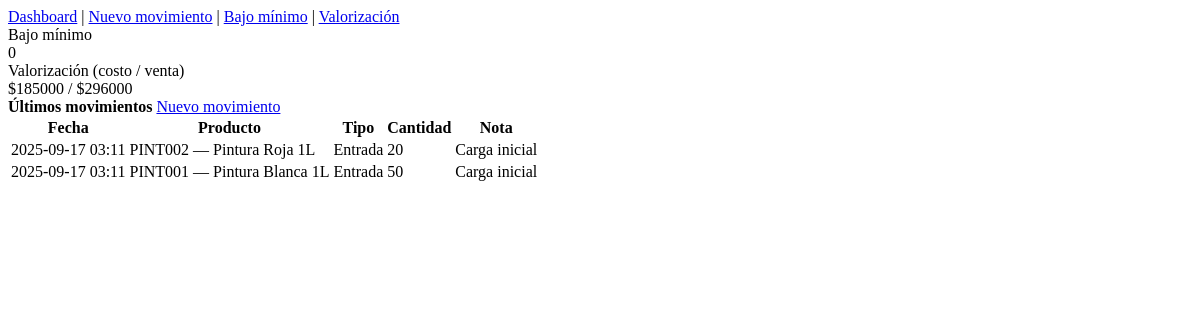
Before: / with the older database file.
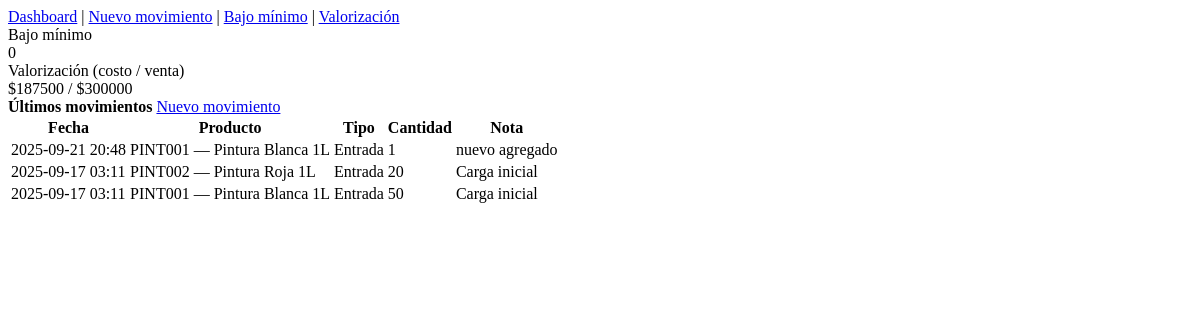
After: the same page with the newer database file.
### models.py (models this page shows, shortened)
class Movement(db.Model):
    __tablename__ = 'movements'
    id = db.Column(db.Integer, primary_key=True)
    product_id = db.Column(db.Integer, db.ForeignKey('products.id'), nullable=False)
    kind = db.Column(db.String(10), nullable=False) # 'IN' o 'OUT'
    quantity = db.Column(db.Integer, nullable=False)
    note = db.Column(db.String(200))
    created_at = db.Column(db.DateTime, default=datetime.utcnow)
    product = db.relationship('Product', backref='movements', lazy=True)

class Product(db.Model):
    __tablename__ = 'products'
    id = db.Column(db.Integer, primary_key=True)
    sku = db.Column(db.String(50), unique=True, nullable=False)
    name = db.Column(db.String(150), nullable=False)
    category = db.Column(db.String(100))
    description = db.Column(db.Text)
    cost_price = db.Column(db.Float, default=0.0)
    sale_price = db.Column(db.Float, default=0.0)
    stock = db.Column(db.Integer, default=0)
    min_stock = db.Column(db.Integer, default=0)
    supplier_id = db.Column(db.Integer, db.ForeignKey('suppliers.id'))
    created_at = db.Column(db.DateTime, default=datetime.utcnow)

### app.py (the view)
@app.route('/')
def index():
    valuation_cost = db.session.query(db.func.sum(Product.stock * Product.cost_price)).scalar() or 0
    valuation_sale = db.session.query(db.func.sum(Product.stock * Product.sale_price)).scalar() or 0
    low_stock = Product.query.filter(Product.stock <= Product.min_stock).count()
    total_products = Product.query.count()
    total_stock = db.session.query(db.func.sum(Product.stock)).scalar() or 0
    last_movs = Movement.query.order_by(Movement.created_at.desc()).limit(10).all()
    return render_template(
        'dashboard.html',
        valuation_cost=valuation_cost,
        valuation_sale=valuation_sale,
        low_stock=low_stock,
        total_products=total_products,
        total_stock=total_stock,
        last_movs=last_movs
    )

### templates/dashboard.html (shortened to what this page needs)
{% extends 'base.html' %}
{% block content %}
  <div class="row">
    <div class="col-md-3">
      <div class="card shadow-sm">
        <div class="card-body">
          <div class="text-muted">Bajo mínimo</div>
          <div class="h3">{{ low_stock }}</div>
        </div>
      </div>
    </div>
    <div class="col-md-3">
      <div class="card shadow-sm">
        <div class="card-body">
          <div class="text-muted">Valorización (costo / venta)</div>
          <div class="h5">${{ '%.0f'|format(valuation_cost) }} / ${{ '%.0f'|format(valuation_sale) }}</div>
        </div>
      </div>
    </div>
  </div>
  <div class="mt-4 card shadow-sm">
    <div class="card-header d-flex justify-content-between align-items-center">
      <strong>Últimos movimientos</strong>
      <a href="{{ url_for('movement_form') }}" class="btn btn-sm btn-primary">Nuevo movimiento</a>
    </div>
    <div class="card-body p-0">
      <table class="table mb-0">
        <thead>
          <tr>
            <th>Fecha</th>
            <th>Producto</th>
            <th>Tipo</th>
            <th class="text-end">Cantidad</th>
            <th>Nota</th>
          </tr>
        </thead>
        <tbody>
          {% for m in last_movs %}
            <tr>
              <td>{{ m.created_at.strftime('%Y-%m-%d %H:%M') }}</td>
              <td>{{ m.product.sku }} — {{ m.product.name }}</td>
              <td>
                {% if m.kind == 'IN' %}
                  <span class="badge text-bg-success">Entrada</span>
                {% else %}
                  <span class="badge text-bg-danger">Salida</span>
                {% endif %}
              </td>
              <td class="text-end">{{ m.quantity }}</td>
              <td>{{ m.note }}</td>
            </tr>
          {% else %}
            <tr>
              <td colspan="5" class="text-center text-muted">Sin movimientos</td>
            </tr>
          {% endfor %}
        </tbody>
      </table>
    </div>
  </div>
{% endblock %}

### templates/base.html (shortened to what this page needs)
<!doctype html>
<html lang="es">
<head>
    <link rel="stylesheet" href="{{ url_for('static', filename='custom.css') }}">
</head>
<body>
    <nav>
        <a href="{{ url_for('index') }}">Dashboard</a> |
        <a href="{{ url_for('movement_form') }}">Nuevo movimiento</a> |
        <a href="{{ url_for('report_low_stock') }}">Bajo mínimo</a> |
        <a href="{{ url_for('report_valuation') }}">Valorización</a>
    </nav>
    <main class="container mt-4">
        {% block content %}{% endblock %}
    </main>
</body>
</html>

### static/custom.css (style rules this page uses)
body { padding-bottom: 40px; }
.table td, .table th { vertical-align: middle; }

Changed rows visible on the page:
added Movement: created_at "2025-09-21 20:48", product.sku "PINT001", product.name "Pintura Blanca 1L", kind "Entrada", quantity "1", note "nuevo agregado"
Other visible differences:
{{ '%.0f'|format(valuation_cost) }}: "185000" → "187500"
{{ '%.0f'|format(valuation_sale) }}: "296000" → "300000"
